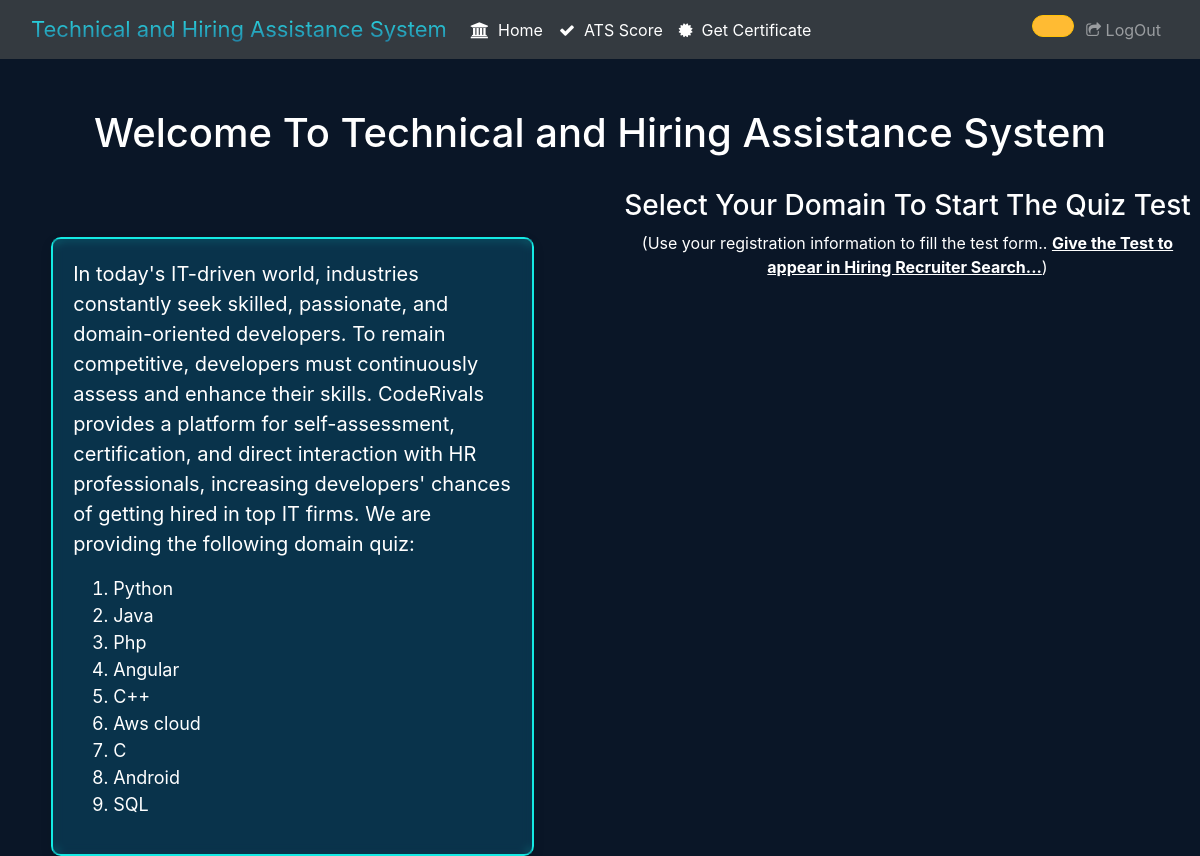
The app's page /ddashboard (signed in) with its own data.
### myapp/models.py (models this page shows)
class category(models.Model):
    category =models.CharField(max_length=100)
    Domain =models.CharField(max_length=100)

### myapp/views.py (the view)
# urls.py: path('ddashboard',views.ddashboard),
def ddashboard(request):
    if request.session.get('username') is not None:
        email = request.session.get('username')
        data = developer.objects.all().filter(email=email)
        data1 = category.objects.all()
        return render(request,"Developer/ddashboard.html",{'data':data,'data1':data1})
    else:
        return redirect("/developerlogin")

### templates/Developer/ddashboard.html (shortened to what this page needs)
{% load static %}
<html lang="en">
<head>
    <link rel="stylesheet" href="{% static 'css/dash.css' %}" type="text/css">
    <link rel="stylesheet" href="https://maxcdn.bootstrapcdn.com/bootstrap/4.5.2/css/bootstrap.min.css">
    <link rel="stylesheet" href="https://cdnjs.cloudflare.com/ajax/libs/font-awesome/4.7.0/css/font-awesome.min.css">
</head>
<body>
    <nav class="navbar navbar-expand-lg navbar-dark bg-dark">
    <div class="container-fluid">
        <a class="navbar-brand" href="/">Technical and Hiring Assistance System</a>
        <div class="collapse navbar-collapse" id="myNavbar">
            <ul class="navbar-nav mr-auto">
                <li class="nav-item active"><a class="nav-link" href="ddashboard"><i class="fa fa-bank"></i>&nbsp Home</a></li>
                <li class="nav-item active"><a class="nav-link" href="analyze"><i class="fa fa-check"></i>&nbsp ATS Score</a></li>
                <li class="nav-item active"><a class="nav-link" href="certificate"><i class="fa fa-certificate"></i>&nbsp Get Certificate</a></li>
            </ul>
            <ul class="navbar-nav">
                <li class="nav-item">
                    <a href="profile"><button type="button" class="btn btn-warning btn-lg" data-toggle="" data-target=""
                            style="margin-top:5px; border-radius:50px; font-size:20px;">
                    </button></a>&nbsp
                </li>
                <li class="nav-item">
                    <a href="dlogout" class="nav-link">
                        <i class="fa fa-share-square-o"></i> LogOut
                    </a>
                </li>
            </ul>
        </div>
    </div>
</nav>
    <div class="container-main">
        <center><h1 style="color:#fff;">Welcome To Technical and Hiring Assistance System</h1></center><br>
        <div class="row">
            <div class="col-md-6">
                <div class="row">
                    <div class="col-sm-1"></div>
                    <div class="col-md-10">
                        <div class="card" id="card1">
                            <div class="card-body" id="cb1">
                                <p style="font-size:20px">In today's IT-driven world, industries constantly seek skilled, passionate, and domain-oriented developers. To remain competitive, developers must continuously assess and enhance their skills. CodeRivals provides a platform for self-assessment, certification, and direct interaction with HR professionals, increasing developers' chances of getting hired in top IT firms.
 We are providing the following domain quiz:
                                    <ol style="font-size:18px">
                                        {% for i in data1 %}
                                            <li value="{{i.Domain}}">{{ i.category }}</li>
                                        {% endfor %}
                                    </ol>
                                </p>
                            </div>
                        </div>
                    </div>
                    <div class="col-sm-1"></div>
                </div>
            </div>
            <div class="col-md-6" style="color:white;">
                <center>
                    <h3>Select Your Domain To Start The Quiz Test</h3>
                    <caption>
                        <marquee behavior="" direction="left" width="400px">(Use your registration information to fill the test form.. <u><b>Give the Test to appear in Hiring Recruiter Search...</b></u>)</marquee></caption>
                </center>
                <br>
            </div>
        </div>
    </div>
</body>
</html>

### static/css/dash.css (style rules this page uses)
body { background:url("/static/images/tahas.png"); background-repeat:no-repeat; background-size:cover; }
.navbar-brand { background: -webkit-linear-gradient(#2dfcfd,#20608a); -webkit-background-clip: text; -webkit-text-fill-color: transparent; }
#card1 { margin-top:10%; background-color:transprent; border-radius:10px; border:2px solid #14eae4; }
#cb1 { color:white; backdrop-filter:blur(5px); }
.btn { margin-left:100px; }

### templates/Developer/ddashboard.html (style rules this page uses)
body { background-color:#1c6892; background-size: 400% 400%; animation: gradient-animation 15s ease infinite; color: #fff; }
.navbar { margin-bottom: 30px; }
.navbar-brand { font-size: 22px; }
.container-main { margin-top: 50px; }
.card { border-radius: 15px; box-shadow: 0 4px 12px rgba(0, 1, 0, 0.1); border: 2px solid #09334b; }
#cb1, #cb2 { padding: 20px; }
#card1 { background-color: #09334b; color: #343a40; }
.btn-warning, .btn-danger, .btn-primary { border-radius: 50px; font-size: 14px; padding: 10px 20px; }
.btn-warning { background-color: #ffbb33; }

### records on screen
category: category "Python"
category: category "Java"
category: category "Php"
category: category "Angular"
category: category "C++"
category: category "Aws cloud"
category: category "C"
category: category "Android"
category: category "SQL"
